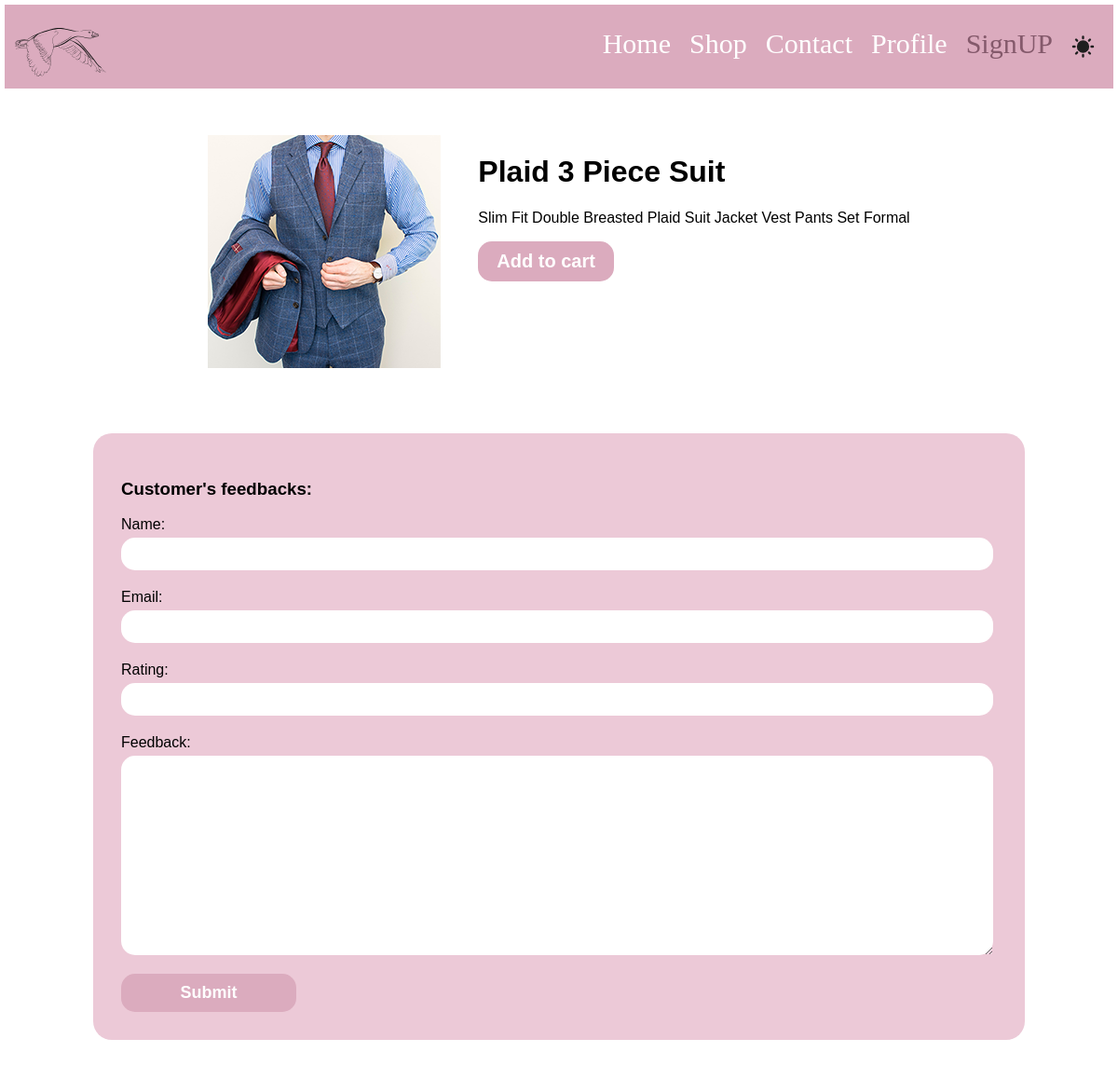
Page /products/RalphLauren/2 on the earlier database version.
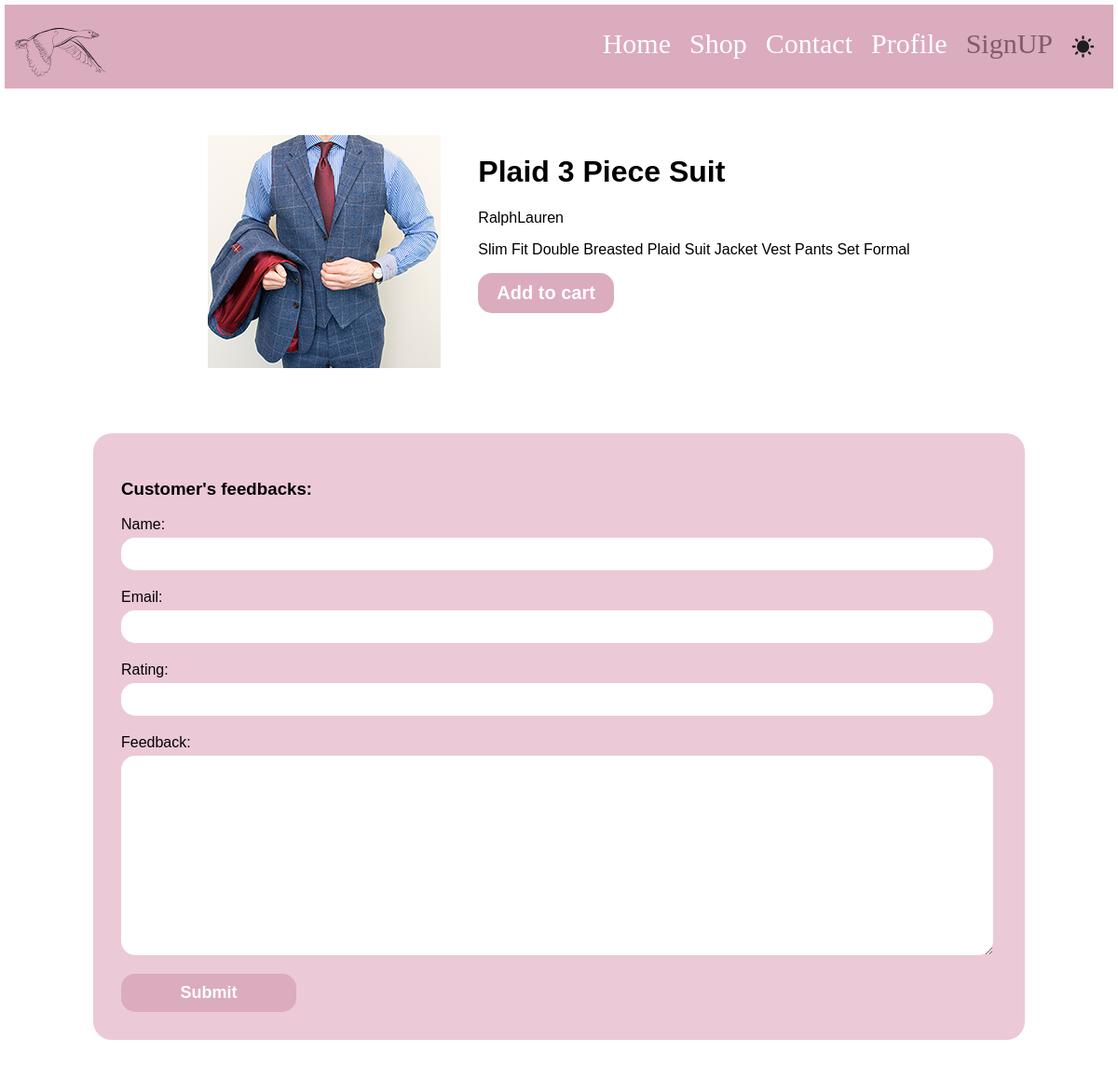
Same page on the later database version.
### products/models.py (models this page shows, shortened)
class Product(models.Model):
    title = models.CharField(max_length = 70)
    image = models.ImageField(blank=True, upload_to="product-img")
    category = models.ManyToManyField(Category)
    brand = models.ForeignKey(Brand,on_delete = models.CASCADE, null = True, related_name = "product")
    price = models.PositiveIntegerField()
    description = models.TextField()
    slug = models.SlugField(blank = True)
    is_bestseller = models.BooleanField(default = False)
    suggestions = models.ManyToManyField('self')

class Brand(models.Model):
    title = models.CharField(max_length = 70)
    logo = models.ImageField()
    address = models.OneToOneField(Address, on_delete = models.CASCADE,null = True)

### products/views.py (the view, shortened to what this page needs)
# urls.py: path('products/<product_brand>/<product_slug>',views.ProductPageView.as_view(), name = "product_page")
class ProductPageView(View):
    def get(self,request,product_brand,product_slug):
        product = Product.objects.get(slug = product_slug)
        form = FeedbackForm()
        reviews = Feedback.objects.filter(product = product)
        return render(request, "products/product.html", {
            "product": product,
            "form":form,
            "reviews": reviews,
        })

### products/forms.py
class FeedbackForm(forms.ModelForm):
    class Meta:
        model = Feedback
        fields = ['name','email','rating','text']
        labels = {'text':'Feedback'}

### products/templates/products/product.html (shortened to what this page needs)
{% extends "base.html"%}
{% load static %}
{% block css%}{% static "products/product.css" %}{% endblock %}
{% block body%}
    {% include "includes/nav.html"%}
    <div id = "product-main-con">
        <main>
            <img src="{{product.image.url}}">
            <div>
                <h1>{{product.title}}</h1>
                <p>{{product.brand.title}}</p>
                <p>{{product.description}}</p>
                <button>Add to cart</button>
            </div>
        </main>
        <section id = "feedback">
            <h3>Customer's feedbacks:</h3>
            <form method = "POST">
                {% for field in form %}
                    {{field.label_tag}}
                    {{field}}
                {% endfor %}
                <button type = "submit">Submit</button>
            </form>
        </section>
    </div>
{% endblock %}

Differences in the rows shown:
changed Product "Plaid 3 Piece Suit": brand (not shown) → "RalphLauren"
